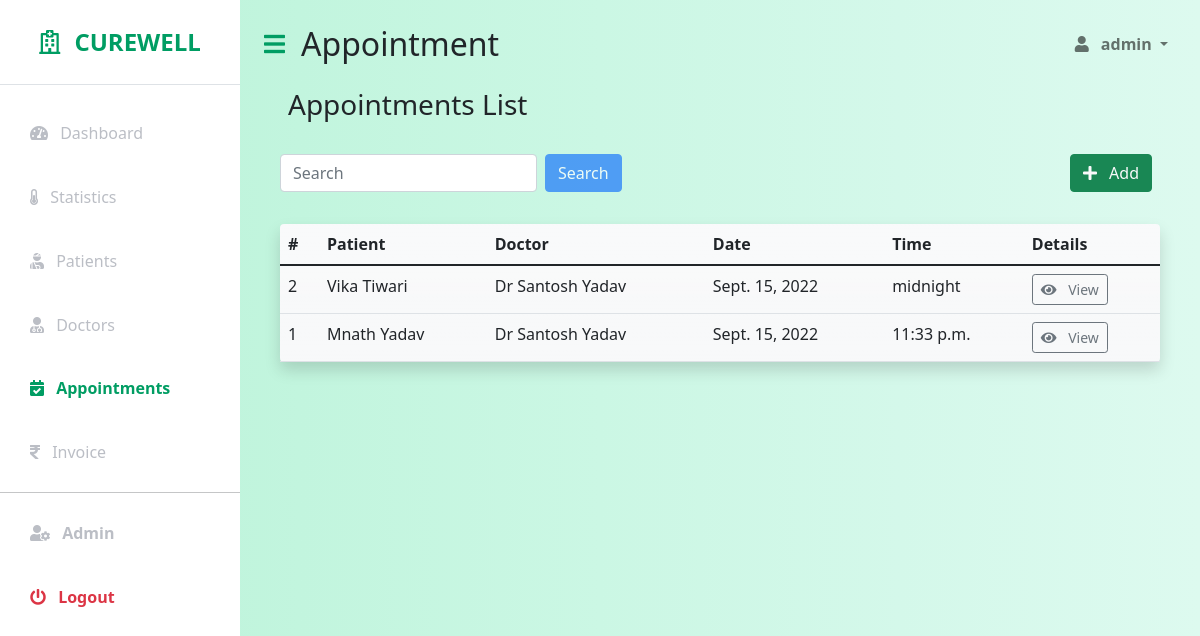
The page /appointments/ (signed in) on the database its author committed.
### patients/models/appointment.py (models this page shows, shortened)
class Appointment(models.Model):
    id = models.AutoField(primary_key=True)
    patient = models.ForeignKey(Patient, on_delete=models.DO_NOTHING)
    doctor = models.ForeignKey(Doctor, on_delete=models.DO_NOTHING)
    date = models.DateField(blank=True, null=True)
    time = models.TimeField(blank=True, null=True)

### patients/models/patient.py (models this page shows, shortened)
class Patient(models.Model):
    id = models.AutoField(primary_key=True)
    first_name = models.CharField(max_length=100)
    last_name = models.CharField(max_length=100, blank=True, null=True)
    phone_no = models.CharField(max_length=10, blank=True, null=True)
    age = models.PositiveSmallIntegerField(
        blank=True,
        null=True,
        validators=[MaxValueValidator(100),
                    MinValueValidator(1)])
    admitted_at = models.DateField(auto_now_add=True, blank=True, null=True)
    email = models.EmailField(blank=True, null=True)
    address = models.CharField(max_length=200, blank=True, null=True)
    occupation = models.CharField(max_length=100, blank=True, null=True)
    ailment = models.CharField(max_length=100, blank=True, null=True)

### patients/models/doctor.py (models this page shows, shortened)
class Doctor(models.Model):
    id = models.AutoField(primary_key=True)
    first_name = models.CharField(max_length=100)
    last_name = models.CharField(max_length=100, blank=True, null=True)
    phone_no = models.CharField(max_length=10, blank=True, null=True)
    email = models.EmailField(blank=True, null=True)
    age = models.PositiveSmallIntegerField(
        blank=True,
        null=True,
        validators=[MaxValueValidator(100),
                    MinValueValidator(1)])
    address = models.CharField(max_length=200, blank=True, null=True)
    specialization = models.CharField(max_length=100, blank=True, null=True)

### patients/views/appointment.py (the view)
# urls.py: path('appointments/', appointment_list, name="appointments"),
@login_required(login_url=LOGIN_URL)
def appointment_list(request):
    filter_by_patient_name = request.GET.get('patient_name')
    if cache.get(f'appointment_{filter_by_patient_name}'):
        return cache.get(f'appointment_{filter_by_patient_name}')
    else:
        if filter_by_patient_name:
            appointments = get_appointment(patient_name=filter_by_patient_name)
            cache.set(f'appointment_{filter_by_patient_name}', appointments,
                      CACHE_TTL)
        else:
            appointments = get_appointment()
    context = {'appointments': appointments, 'active': 'appointment'}
    return render(request, 'appointments/appointments_list.html', context)

### patients/views/appointment.py (called while the page is built)
def get_appointment(patient_name=None):
    if patient_name:
        patient = Patient.objects.filter(first_name__icontains=patient_name)
        appointments = Appointment.objects.filter(
            patient__in=patient).order_by('-id')
    else:
        appointments = Appointment.objects.all().order_by('-id')
    return appointments

### templates/appointments/appointments_list.html (shortened to what this page needs)
{% extends "base.html" %}
{% block body %}
<div class="px-4">
	<h3>Appointments List</h3>
</div>
{% include './appointment_list_utility_bar.html' %}
<div class="p-3">
	<table class="table table-hover bg-light bg-gradient rounded shadow">
		<thead>
			<tr>
				<th scope="col">#</th>
				<th scope="col">Patient</th>
				<th scope="col">Doctor</th>
				<th scope="col">Date</th>
				<th scope="col">Time</th>
				<th scope="col">Details</th>
			</tr>
		</thead>
		<tbody>
			{% for appointment in appointments %}
			<tr>
				<td>{{ appointment.id }}</td>
				<td style="text-transform: capitalize;">
					{{ appointment.patient.first_name }} {{ appointment.patient.last_name }}
				</td>
				<td style="text-transform: capitalize;">
					{{ appointment.doctor.first_name }} {{ appointment.doctor.last_name }}
				</td>
				<td>{{ appointment.date }}</td>
				<td>{{ appointment.time }}</td>
				<td>
					<a href="{% url 'appointment' appointment.id %}" class="btn btn-sm btn-outline-secondary">
						<i class="fas fa-eye me-2"></i>
						View
					</a>
				</td>
			</tr>
			{% empty %}
			<div class="alert alert-warning" role="alert">
				<h4 class="mx-2">No Appointments Found</h4>
				<a href="/appointments" class="btn btn-secondary mx-2" role="button">View All Appointments</a>
			</div>
			{% endfor %}
		</tbody>
	</table>
</div>
{% endblock %}

### templates/components/navbar.html (shortened to what this page needs)
<nav class="navbar navbar-expand-lg navbar-light bg-transparent py-4 px-4">
	<div class="d-flex align-items-center">
		<i class="fas fa-bars fa-align-left primary-text fs-4 me-3" id="menu-toggle"></i>
		<h2 class="fs-2 m-0" style="text-transform: capitalize;">{{ active }}</h2>
	</div>
	<div class="collapse navbar-collapse" id="navbarSupportedContent">
		<ul class="navbar-nav ms-auto mb-2 mb-lg-0">
			<li class="nav-item dropdown">
				<a class="nav-link dropdown-toggle second-text fw-bold" href="#" id="navbarDropdown" role="button"
					data-bs-toggle="dropdown" aria-expanded="false">
					<i class="fas fa-user me-2"></i>
					{{ request.user.username }}
				</a>
			</li>
		</ul>
	</div>
</nav>

### static/css/styles.css (style rules this page uses)
:root { --main-bg-color: #009d63; --main-text-color: #009d63; --second-text-color: #bbbec5; --second-bg-color: #c1efde; }
.primary-text { color: var(--main-text-color); }
.second-text { color: var(--second-text-color); }
#menu-toggle { cursor: pointer; }

### rows shown on the page
Appointment: id "2", patient.first_name "Vika", patient.last_name "Tiwari", doctor.first_name "Dr Santosh", doctor.last_name "Yadav", date "Sept. 15, 2022", time "midnight"
Appointment: id "1", patient.first_name "Mnath", patient.last_name "Yadav", doctor.first_name "Dr Santosh", doctor.last_name "Yadav", date "Sept. 15, 2022", time "11:33 p.m."

### other values the page prints
{{ active }} "Appointment"
{{ request.user.username }} "admin"
